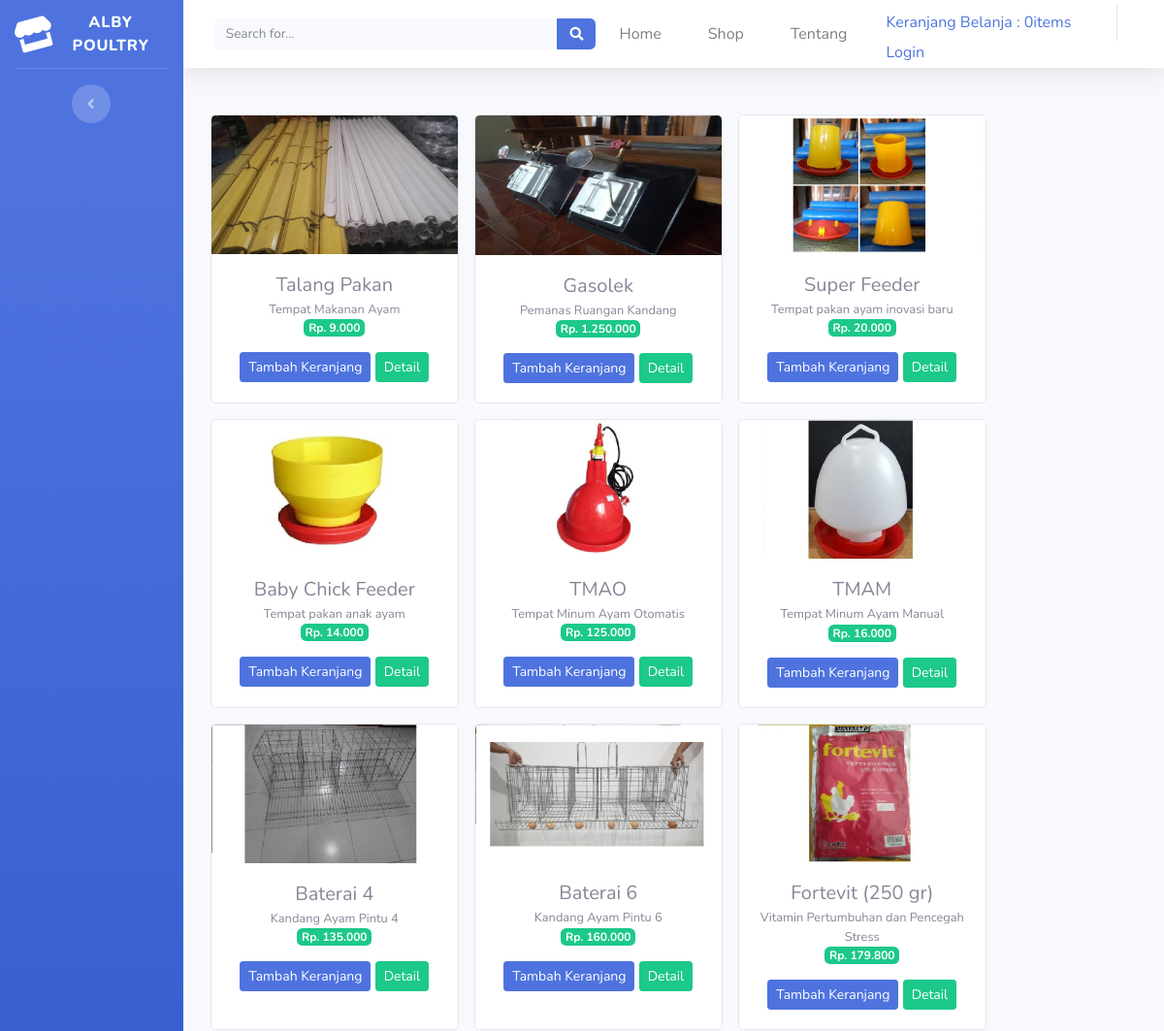
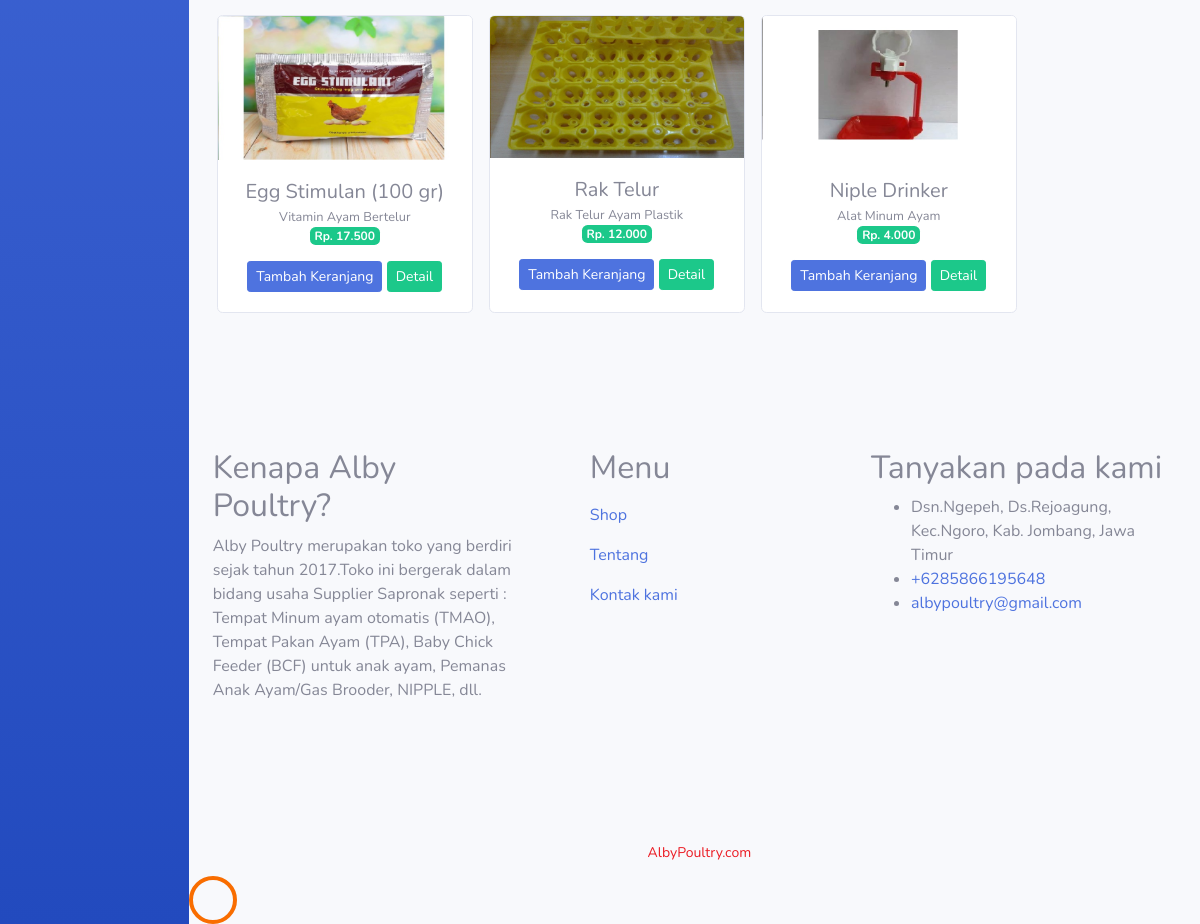
The page /alby_poultry/index.php/dashboard/shop on the database its author committed (2 pictures, top to bottom).
### tables this page shows
CREATE TABLE `barang` (
  `id_barang` int(11) NOT NULL,
  `nama_barang` varchar(50) NOT NULL,
  `deskripsi` varchar(200) NOT NULL,
  `harga` int(25) NOT NULL,
  `stok` int(11) NOT NULL,
  `gambar_brg` text NOT NULL
);

### alby_poultry/application/controllers/Dashboard.php (called while the page is built, shortened)
<?php
class Dashboard extends CI_Controller {
    public function shop()
    {
        $data['barang'] = $this->model_barang->tampil_data()->result();
        $this->load->view('templates/header');
        $this->load->view('templates/sidebar');
        $this->load->view('shop', $data);
        $this->load->view('templates/footer');
    }
}

### alby_poultry/index.php (called while the page is built, shortened)
<?php
require_once BASEPATH.'core/CodeIgniter.php';

### alby_poultry/application/models/model_barang.php (called while the page is built, shortened)
<?php
 class Model_barang extends CI_Model{
     public function tampil_data(){
         return $this->db->get('barang');
     }
 }
?>

### alby_poultry/application/views/shop.php (the view)
<div class="container-fluid">
<div class="row text-center mt-5">
<?php foreach ($barang as $brg) : ?>
 <div class="card ml-3 mb-3" style="width: 16rem;">
    <img src="<?php echo base_url().'./uploads/' .$brg->gambar_brg ?>" class="card-img-top" alt="...">
    <div class="card-body">
    <h5 class="card-title mb-1"><?php echo $brg->nama_barang ?></h5>
    <small><?php echo $brg->deskripsi ?></small><br>
    <span class="badge badge-success mb-3"> Rp. <?php echo number_format ($brg->harga, 0, ',','.') ?></span> <br>
    <?php echo anchor ('dashboard/tambah_ke_keranjang/' .$brg->id_barang, '<div class="btn btn-sm btn-primary">Tambah Keranjang</div>') ?>
    <?php echo anchor ('dashboard/detail/' .$brg->id_barang, '<div class="btn btn-sm btn-success">Detail</div>') ?>
    </div>
    </div>
<?php endforeach; ?>
</div>
</div>

### rows shown on the page
barang: gambar_brg (picture), nama_barang "Talang Pakan", deskripsi "Tempat Makanan Ayam", harga "9.000", id_barang "Tambah Keranjang", id_barang "Detail"
barang: gambar_brg (picture), nama_barang "Gasolek", deskripsi "Pemanas Ruangan Kandang", harga "1.250.000", id_barang "Tambah Keranjang", id_barang "Detail"
barang: gambar_brg (picture), nama_barang "Super Feeder", deskripsi "Tempat pakan ayam inovasi baru", harga "20.000", id_barang "Tambah Keranjang", id_barang "Detail"
barang: gambar_brg (picture), nama_barang "Baby Chick Feeder", deskripsi "Tempat pakan anak ayam", harga "14.000", id_barang "Tambah Keranjang", id_barang "Detail"
barang: gambar_brg (picture), nama_barang "TMAO", deskripsi "Tempat Minum Ayam Otomatis", harga "125.000", id_barang "Tambah Keranjang", id_barang "Detail"
barang: gambar_brg (picture), nama_barang "TMAM", deskripsi "Tempat Minum Ayam Manual", harga "16.000", id_barang "Tambah Keranjang", id_barang "Detail"
barang: gambar_brg (picture), nama_barang "Baterai 4", deskripsi "Kandang Ayam Pintu 4", harga "135.000", id_barang "Tambah Keranjang", id_barang "Detail"
barang: gambar_brg (picture), nama_barang "Baterai 6", deskripsi "Kandang Ayam Pintu 6", harga "160.000", id_barang "Tambah Keranjang", id_barang "Detail"
barang: gambar_brg (picture), nama_barang "Fortevit (250 gr)", deskripsi "Vitamin Pertumbuhan dan Pencegah Stress", harga "179.800", id_barang "Tambah Keranjang", id_barang "Detail"
barang: gambar_brg (picture), nama_barang "Egg Stimulan (100 gr)", deskripsi "Vitamin Ayam Bertelur", harga "17.500", id_barang "Tambah Keranjang", id_barang "Detail"
barang: gambar_brg (picture), nama_barang "Rak Telur", deskripsi "Rak Telur Ayam Plastik", harga "12.000", id_barang "Tambah Keranjang", id_barang "Detail"
barang: gambar_brg (picture), nama_barang "Niple Drinker", deskripsi "Alat Minum Ayam", harga "4.000", id_barang "Tambah Keranjang", id_barang "Detail"

### other values the page prints
anchor ('dashboard/detail_keranjang', $keranjang) "Keranjang Belanja : 0items"
anchor('login/index', 'Login') "Login"
